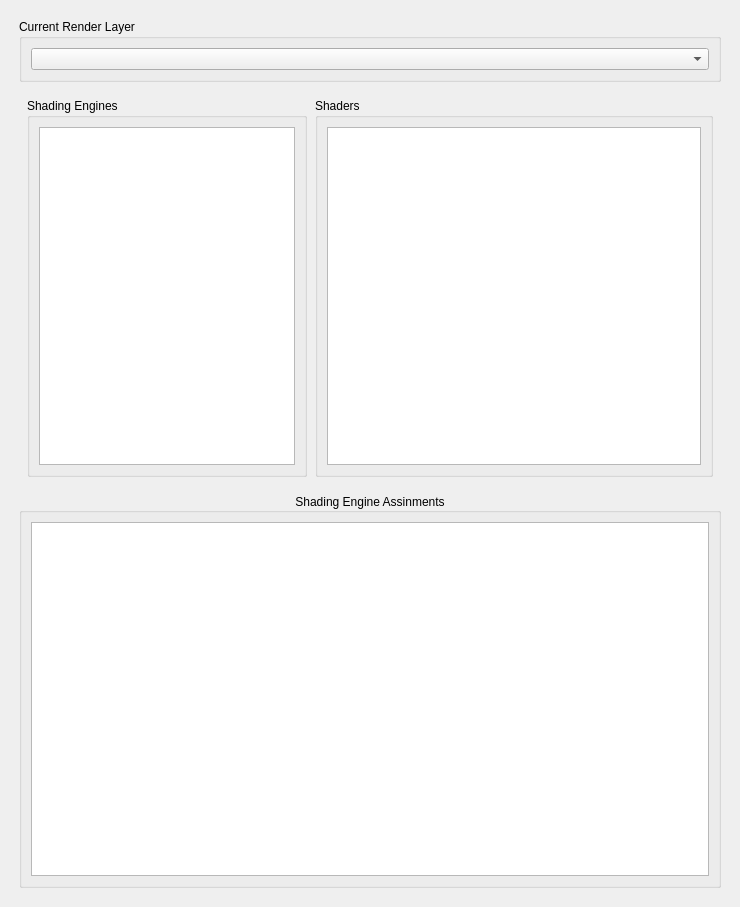
<?xml version="1.0" encoding="UTF-8"?>
<ui version="4.0">
 <class>Shading_Engine_Manager</class>
 <widget class="QWidget" name="Shading_Engine_Manager">
  <property name="geometry">
   <rect>
    <x>0</x>
    <y>0</y>
    <width>740</width>
    <height>907</height>
   </rect>
  </property>
  <property name="windowTitle">
   <string>Form</string>
  </property>
  <layout class="QVBoxLayout" name="verticalLayout_6">
   <item>
    <layout class="QVBoxLayout" name="verticalLayout_4">
     <property name="spacing">
      <number>8</number>
     </property>
     <property name="margin">
      <number>8</number>
     </property>
     <item>
      <widget class="QGroupBox" name="Render_Layers_GroupBox">
       <property name="title">
        <string>Current Render Layer</string>
       </property>
       <layout class="QVBoxLayout" name="verticalLayout_3">
        <item>
         <widget class="Standered_ComboBox" name="Current_Render_Layer_ComboBox"/>
        </item>
       </layout>
      </widget>
     </item>
     <item>
      <layout class="QHBoxLayout" name="horizontalLayout">
       <property name="spacing">
        <number>8</number>
       </property>
       <property name="margin">
        <number>8</number>
       </property>
       <item>
        <widget class="Standered_GroupBox" name="Shading_Engines_GroupBox">
         <property name="sizePolicy">
          <sizepolicy hsizetype="Preferred" vsizetype="Preferred">
           <horstretch>0</horstretch>
           <verstretch>0</verstretch>
          </sizepolicy>
         </property>
         <property name="title">
          <string>Shading Engines</string>
         </property>
         <layout class="QVBoxLayout" name="verticalLayout">
          <item>
           <widget class="Shading_Engines_List_View" name="Shading_Engines_ListView"/>
          </item>
         </layout>
        </widget>
       </item>
       <item>
        <widget class="Standered_GroupBox" name="Shaders_GroupBox">
         <property name="sizePolicy">
          <sizepolicy hsizetype="Preferred" vsizetype="Preferred">
           <horstretch>2</horstretch>
           <verstretch>0</verstretch>
          </sizepolicy>
         </property>
         <property name="title">
          <string>Shaders</string>
         </property>
         <layout class="QVBoxLayout" name="verticalLayout_2">
          <item>
           <widget class="Shaders_List_View" name="Shaders_ListView"/>
          </item>
         </layout>
        </widget>
       </item>
      </layout>
     </item>
     <item>
      <widget class="Standered_GroupBox" name="Shading_Engine_Assinmnets_GroupBox">
       <property name="title">
        <string>Shading Engine Assinments</string>
       </property>
       <property name="alignment">
        <set>Qt::AlignCenter</set>
       </property>
       <layout class="QVBoxLayout" name="verticalLayout_5">
        <item>
         <widget class="Standered_Table_View" name="Shading_Engine_Assinmnets_table"/>
        </item>
       </layout>
      </widget>
     </item>
    </layout>
   </item>
  </layout>
 </widget>
 <customwidgets>
  <customwidget>
   <class>Shaders_List_View</class>
   <extends>QListView</extends>
   <header location="global">Scripts.Tools.Shading_Engine_Manager</header>
  </customwidget>
  <customwidget>
   <class>Shading_Engines_List_View</class>
   <extends>QListView</extends>
   <header location="global">Scripts.Tools.Shading_Engine_Manager</header>
  </customwidget>
  <customwidget>
   <class>Standered_Table_View</class>
   <extends>QTableView</extends>
   <header location="global">Scripts.Tools.Shading_Engine_Manager</header>
  </customwidget>
  <customwidget>
   <class>Standered_ComboBox</class>
   <extends>QComboBox</extends>
   <header location="global">Scripts.Tools.Shading_Engine_Manager</header>
  </customwidget>
  <customwidget>
   <class>Standered_GroupBox</class>
   <extends>QGroupBox</extends>
   <header location="global">Scripts.Tools.Shading_Engine_Manager</header>
   <container>1</container>
  </customwidget>
 </customwidgets>
 <resources/>
 <connections/>
</ui>
